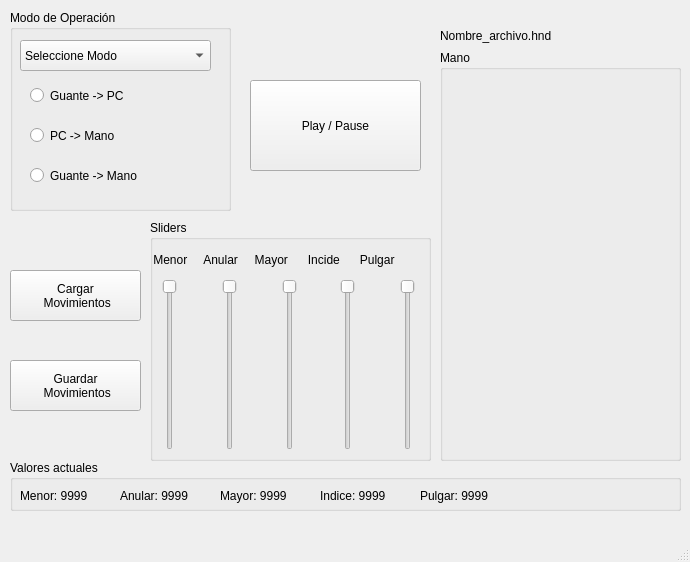
<?xml version="1.0" encoding="UTF-8"?>
<ui version="4.0">
 <class>Mano_Animatronica_Aplicacion</class>
 <widget class="QMainWindow" name="Mano_Animatronica_Aplicacion">
  <property name="geometry">
   <rect>
    <x>0</x>
    <y>0</y>
    <width>690</width>
    <height>562</height>
   </rect>
  </property>
  <property name="windowTitle">
   <string>Mano_Animatronica_Aplicacion</string>
  </property>
  <widget class="QWidget" name="centralWidget">
   <widget class="QPushButton" name="pushB_Cargar">
    <property name="geometry">
     <rect>
      <x>10</x>
      <y>270</y>
      <width>131</width>
      <height>51</height>
     </rect>
    </property>
    <property name="text">
     <string>Cargar 
 Movimientos</string>
    </property>
   </widget>
   <widget class="QPushButton" name="pushB_PlayPause">
    <property name="geometry">
     <rect>
      <x>250</x>
      <y>80</y>
      <width>171</width>
      <height>91</height>
     </rect>
    </property>
    <property name="text">
     <string>Play / Pause</string>
    </property>
   </widget>
   <widget class="QGroupBox" name="grB_Modo">
    <property name="geometry">
     <rect>
      <x>10</x>
      <y>10</y>
      <width>221</width>
      <height>201</height>
     </rect>
    </property>
    <property name="title">
     <string>Modo de Operación</string>
    </property>
    <widget class="QComboBox" name="cBx_Modo">
     <property name="geometry">
      <rect>
       <x>10</x>
       <y>30</y>
       <width>191</width>
       <height>31</height>
      </rect>
     </property>
     <item>
      <property name="text">
       <string>Seleccione Modo</string>
      </property>
     </item>
     <item>
      <property name="text">
       <string>Guante -&gt; PC</string>
      </property>
     </item>
     <item>
      <property name="text">
       <string>PC -&gt; Mano</string>
      </property>
     </item>
     <item>
      <property name="text">
       <string>Guante -&gt; Mano</string>
      </property>
     </item>
    </widget>
    <widget class="QRadioButton" name="rdB_Guante_PC">
     <property name="geometry">
      <rect>
       <x>20</x>
       <y>70</y>
       <width>111</width>
       <height>31</height>
      </rect>
     </property>
     <property name="text">
      <string>Guante -&gt; PC</string>
     </property>
    </widget>
    <widget class="QRadioButton" name="rdB_PC_Mano">
     <property name="geometry">
      <rect>
       <x>20</x>
       <y>110</y>
       <width>111</width>
       <height>31</height>
      </rect>
     </property>
     <property name="text">
      <string>PC -&gt; Mano</string>
     </property>
    </widget>
    <widget class="QRadioButton" name="rdB_Guante_Mano">
     <property name="geometry">
      <rect>
       <x>20</x>
       <y>150</y>
       <width>181</width>
       <height>31</height>
      </rect>
     </property>
     <property name="text">
      <string>Guante -&gt; Mano</string>
     </property>
    </widget>
   </widget>
   <widget class="QGroupBox" name="grB_Sliders">
    <property name="geometry">
     <rect>
      <x>150</x>
      <y>220</y>
      <width>281</width>
      <height>241</height>
     </rect>
    </property>
    <property name="title">
     <string>Sliders</string>
    </property>
    <widget class="QSlider" name="sld_Mayor">
     <property name="geometry">
      <rect>
       <x>130</x>
       <y>59</y>
       <width>20</width>
       <height>171</height>
      </rect>
     </property>
     <property name="maximum">
      <number>140</number>
     </property>
     <property name="orientation">
      <enum>Qt::Vertical</enum>
     </property>
     <property name="invertedAppearance">
      <bool>true</bool>
     </property>
    </widget>
    <widget class="QSlider" name="sld_Anular">
     <property name="geometry">
      <rect>
       <x>70</x>
       <y>59</y>
       <width>20</width>
       <height>171</height>
      </rect>
     </property>
     <property name="maximum">
      <number>140</number>
     </property>
     <property name="orientation">
      <enum>Qt::Vertical</enum>
     </property>
     <property name="invertedAppearance">
      <bool>true</bool>
     </property>
    </widget>
    <widget class="QSlider" name="sld_Menor">
     <property name="geometry">
      <rect>
       <x>10</x>
       <y>59</y>
       <width>20</width>
       <height>171</height>
      </rect>
     </property>
     <property name="maximum">
      <number>120</number>
     </property>
     <property name="orientation">
      <enum>Qt::Vertical</enum>
     </property>
     <property name="invertedAppearance">
      <bool>true</bool>
     </property>
    </widget>
    <widget class="QSlider" name="sld_Pulgar">
     <property name="geometry">
      <rect>
       <x>250</x>
       <y>59</y>
       <width>16</width>
       <height>171</height>
      </rect>
     </property>
     <property name="maximum">
      <number>120</number>
     </property>
     <property name="orientation">
      <enum>Qt::Vertical</enum>
     </property>
     <property name="invertedAppearance">
      <bool>true</bool>
     </property>
    </widget>
    <widget class="QSlider" name="sld_Indice">
     <property name="geometry">
      <rect>
       <x>190</x>
       <y>59</y>
       <width>16</width>
       <height>171</height>
      </rect>
     </property>
     <property name="maximum">
      <number>140</number>
     </property>
     <property name="orientation">
      <enum>Qt::Vertical</enum>
     </property>
     <property name="invertedAppearance">
      <bool>true</bool>
     </property>
    </widget>
    <widget class="QLabel" name="lbl_Sliders">
     <property name="geometry">
      <rect>
       <x>0</x>
       <y>30</y>
       <width>281</width>
       <height>20</height>
      </rect>
     </property>
     <property name="text">
      <string> Menor     Anular     Mayor      Incide      Pulgar</string>
     </property>
    </widget>
   </widget>
   <widget class="QGroupBox" name="grB_Valores">
    <property name="geometry">
     <rect>
      <x>10</x>
      <y>460</y>
      <width>671</width>
      <height>51</height>
     </rect>
    </property>
    <property name="title">
     <string>Valores actuales</string>
    </property>
    <widget class="QLabel" name="lbl_VMenor">
     <property name="geometry">
      <rect>
       <x>10</x>
       <y>20</y>
       <width>91</width>
       <height>31</height>
      </rect>
     </property>
     <property name="text">
      <string>Menor: 9999</string>
     </property>
    </widget>
    <widget class="QLabel" name="lbl_VAnular">
     <property name="geometry">
      <rect>
       <x>110</x>
       <y>20</y>
       <width>91</width>
       <height>31</height>
      </rect>
     </property>
     <property name="text">
      <string>Anular: 9999</string>
     </property>
    </widget>
    <widget class="QLabel" name="lbl_VMayor">
     <property name="geometry">
      <rect>
       <x>210</x>
       <y>20</y>
       <width>91</width>
       <height>31</height>
      </rect>
     </property>
     <property name="text">
      <string>Mayor: 9999</string>
     </property>
    </widget>
    <widget class="QLabel" name="lbl_VIndice">
     <property name="geometry">
      <rect>
       <x>310</x>
       <y>20</y>
       <width>91</width>
       <height>31</height>
      </rect>
     </property>
     <property name="text">
      <string>Indice: 9999</string>
     </property>
    </widget>
    <widget class="QLabel" name="lbl_VPulgar">
     <property name="geometry">
      <rect>
       <x>410</x>
       <y>20</y>
       <width>91</width>
       <height>31</height>
      </rect>
     </property>
     <property name="text">
      <string>Pulgar: 9999</string>
     </property>
    </widget>
   </widget>
   <widget class="QGroupBox" name="grB_Mano">
    <property name="geometry">
     <rect>
      <x>440</x>
      <y>50</y>
      <width>241</width>
      <height>411</height>
     </rect>
    </property>
    <property name="title">
     <string>Mano</string>
    </property>
    <widget class="QLabel" name="lbl_1_Base_Img">
     <property name="geometry">
      <rect>
       <x>10</x>
       <y>20</y>
       <width>216</width>
       <height>384</height>
      </rect>
     </property>
     <property name="text">
      <string/>
     </property>
    </widget>
    <widget class="QLabel" name="lbl_2_Menor_Img">
     <property name="geometry">
      <rect>
       <x>10</x>
       <y>20</y>
       <width>216</width>
       <height>384</height>
      </rect>
     </property>
     <property name="text">
      <string/>
     </property>
    </widget>
    <widget class="QLabel" name="lbl_3_Anular_Img">
     <property name="geometry">
      <rect>
       <x>10</x>
       <y>20</y>
       <width>216</width>
       <height>384</height>
      </rect>
     </property>
     <property name="text">
      <string/>
     </property>
    </widget>
    <widget class="QLabel" name="lbl_4_Mayor_Img">
     <property name="geometry">
      <rect>
       <x>10</x>
       <y>20</y>
       <width>216</width>
       <height>384</height>
      </rect>
     </property>
     <property name="text">
      <string/>
     </property>
    </widget>
    <widget class="QLabel" name="lbl_5_Indice_Img">
     <property name="geometry">
      <rect>
       <x>10</x>
       <y>20</y>
       <width>216</width>
       <height>384</height>
      </rect>
     </property>
     <property name="text">
      <string/>
     </property>
    </widget>
    <widget class="QLabel" name="lbl_6_Pulgar_Img">
     <property name="geometry">
      <rect>
       <x>10</x>
       <y>20</y>
       <width>216</width>
       <height>384</height>
      </rect>
     </property>
     <property name="text">
      <string/>
     </property>
    </widget>
   </widget>
   <widget class="QLabel" name="lbl_Archivo">
    <property name="geometry">
     <rect>
      <x>440</x>
      <y>20</y>
      <width>191</width>
      <height>31</height>
     </rect>
    </property>
    <property name="text">
     <string>Nombre_archivo.hnd</string>
    </property>
   </widget>
   <widget class="QPushButton" name="pushB_Guardar">
    <property name="geometry">
     <rect>
      <x>10</x>
      <y>360</y>
      <width>131</width>
      <height>51</height>
     </rect>
    </property>
    <property name="text">
     <string>Guardar 
 Movimientos</string>
    </property>
   </widget>
  </widget>
  <widget class="QStatusBar" name="statusBar"/>
 </widget>
 <layoutdefault spacing="6" margin="11"/>
 <resources/>
 <connections/>
</ui>
